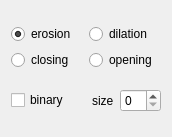
<?xml version="1.0" encoding="UTF-8"?>
<ui version="4.0">
 <class>Form</class>
 <widget class="QWidget" name="Form">
  <property name="geometry">
   <rect>
    <x>0</x>
    <y>0</y>
    <width>172</width>
    <height>137</height>
   </rect>
  </property>
  <property name="windowTitle">
   <string>Form</string>
  </property>
  <layout class="QVBoxLayout" name="verticalLayout">
   <item>
    <layout class="QGridLayout" name="gridLayout">
     <item row="0" column="1">
      <widget class="QRadioButton" name="dilation">
       <property name="text">
        <string>dilation</string>
       </property>
      </widget>
     </item>
     <item row="0" column="0">
      <widget class="QRadioButton" name="erosion">
       <property name="text">
        <string>erosion</string>
       </property>
       <property name="checked">
        <bool>true</bool>
       </property>
      </widget>
     </item>
     <item row="1" column="0">
      <widget class="QRadioButton" name="closing">
       <property name="text">
        <string>closing</string>
       </property>
      </widget>
     </item>
     <item row="1" column="1">
      <widget class="QRadioButton" name="opening">
       <property name="text">
        <string>opening</string>
       </property>
      </widget>
     </item>
    </layout>
   </item>
   <item>
    <layout class="QHBoxLayout" name="horizontalLayout">
     <item>
      <widget class="QCheckBox" name="binary">
       <property name="text">
        <string>binary</string>
       </property>
      </widget>
     </item>
     <item>
      <spacer name="horizontalSpacer">
       <property name="orientation">
        <enum>Qt::Horizontal</enum>
       </property>
       <property name="sizeHint" stdset="0">
        <size>
         <width>40</width>
         <height>20</height>
        </size>
       </property>
      </spacer>
     </item>
     <item>
      <widget class="QLabel" name="label">
       <property name="text">
        <string>size</string>
       </property>
      </widget>
     </item>
     <item>
      <widget class="QSpinBox" name="size"/>
     </item>
    </layout>
   </item>
  </layout>
 </widget>
 <resources/>
 <connections/>
</ui>
